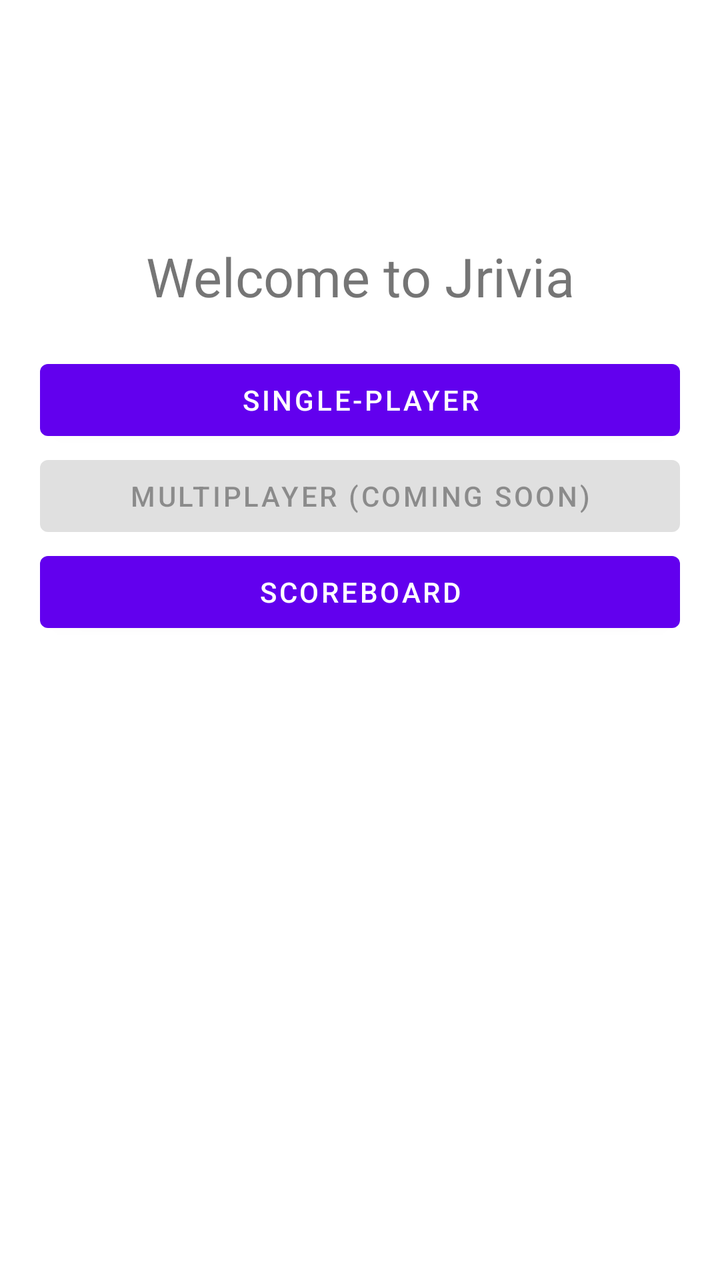
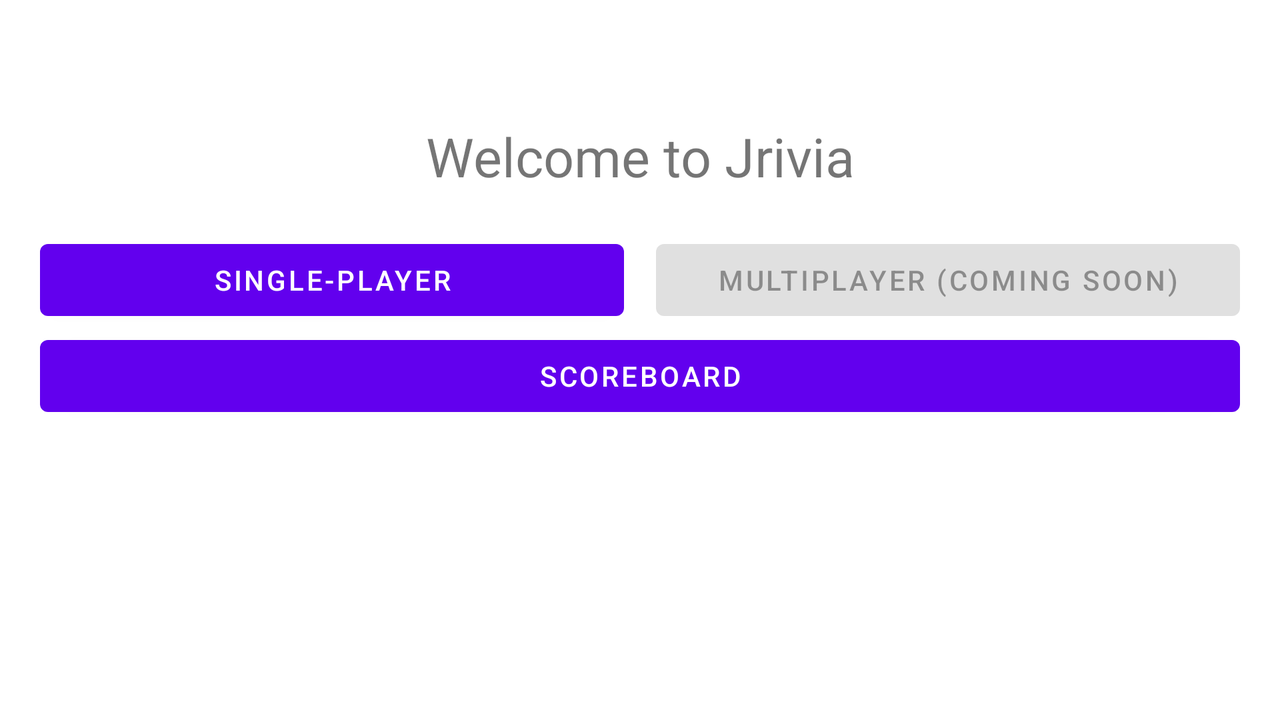

First picture: res/layout/ on a phone held upright. Second picture: the repository's own variant of that layout, on a device whose configuration matches the variant's folder. Source for both follows.
<!-- AndroidManifest.xml: application theme Theme.Jrivia -->
<!-- res/layout/fragment_home.xml -->
<?xml version="1.0" encoding="utf-8"?>
<androidx.constraintlayout.widget.ConstraintLayout xmlns:android="http://schemas.android.com/apk/res/android"
    xmlns:tools="http://schemas.android.com/tools"
    android:layout_width="match_parent"
    android:layout_height="match_parent"
    xmlns:app="http://schemas.android.com/apk/res-auto"
    tools:context=".fragments.HomeFragment">

    <TextView
        android:id="@+id/txt_welcome"
        android:layout_width="wrap_content"
        android:layout_height="wrap_content"
        android:layout_marginTop="120dp"
        android:text="@string/welcome"
        android:textSize="27sp"
        app:layout_constraintEnd_toEndOf="parent"
        app:layout_constraintStart_toStartOf="parent"
        app:layout_constraintTop_toTopOf="parent" />

    <LinearLayout
        android:layout_width="0dp"
        android:layout_height="0dp"
        android:orientation="vertical"
        android:padding="20dp"
        app:layout_constraintBottom_toBottomOf="parent"
        app:layout_constraintEnd_toEndOf="parent"
        app:layout_constraintStart_toStartOf="parent"
        app:layout_constraintTop_toBottomOf="@id/txt_welcome">

        <Button
            android:id="@+id/btn_singlePlayer"
            android:layout_width="match_parent"
            android:layout_height="wrap_content"
            android:text="@string/single_player" />

        <Button
            android:id="@+id/btn_multiplayer"
            android:layout_width="match_parent"
            android:layout_height="wrap_content"
            android:enabled="false"
            android:text="@string/multiplayer" />

        <Button
            android:id="@+id/btn_leaderboard"
            android:layout_width="match_parent"
            android:layout_height="wrap_content"
            android:text="@string/scoreboard" />

    </LinearLayout>

</androidx.constraintlayout.widget.ConstraintLayout>
<!-- resources referenced by this layout -->
<resources>
  <string name="multiplayer">Multiplayer (coming soon)</string>
  <string name="scoreboard">Scoreboard</string>
  <string name="single_player">Single-Player</string>
  <string name="welcome">Welcome to Jrivia</string>
  <style name="Theme.Jrivia" parent="Theme.MaterialComponents.DayNight.DarkActionBar">
          
          <item name="colorPrimary">@color/purple_500</item>
          <item name="colorPrimaryVariant">@color/purple_700</item>
          <item name="colorOnPrimary">@color/white</item>
          
          <item name="colorSecondary">@color/teal_200</item>
          <item name="colorSecondaryVariant">@color/teal_700</item>
          <item name="colorOnSecondary">@color/black</item>
          
          <item name="android:statusBarColor" tools:targetApi="l">?attr/colorPrimaryVariant</item>
          
      </style>
  <color name="purple_500">#FF6200EE</color>
  <color name="purple_700">#FF3700B3</color>
  <color name="white">#FFFFFFFF</color>
  <color name="teal_200">#FF03DAC5</color>
  <color name="teal_700">#FF018786</color>
  <color name="black">#FF000000</color>
</resources>
<!-- res/layout-land/fragment_home.xml (the repository's variant of the layout above) -->
<!-- drawn on the phone turned sideways -->
<?xml version="1.0" encoding="utf-8"?>
<androidx.constraintlayout.widget.ConstraintLayout xmlns:android="http://schemas.android.com/apk/res/android"
    xmlns:tools="http://schemas.android.com/tools"
    android:layout_width="match_parent"
    android:layout_height="match_parent"
    xmlns:app="http://schemas.android.com/apk/res-auto"
    tools:context=".fragments.HomeFragment">

    <TextView
        android:id="@+id/welcomeTextView"
        android:layout_width="wrap_content"
        android:layout_height="wrap_content"
        android:layout_marginTop="60dp"
        android:text="@string/welcome"
        android:textSize="27sp"
        app:layout_constraintEnd_toEndOf="parent"
        app:layout_constraintStart_toStartOf="parent"
        app:layout_constraintTop_toTopOf="parent" />

    <LinearLayout
        android:layout_width="match_parent"
        android:layout_height="wrap_content"
        android:orientation="vertical"
        android:padding="20dp"
        app:layout_constraintTop_toBottomOf="@id/welcomeTextView">

        <LinearLayout
            android:layout_width="match_parent"
            android:layout_height="wrap_content"
            android:orientation="horizontal">
            <Button
                android:id="@+id/singlePlayerButton"
                android:layout_width="0dp"
                android:layout_height="wrap_content"
                android:layout_weight="1"
                android:layout_marginEnd="8dp"
                android:text="@string/single_player"
                tools:ignore="ButtonStyle" />

            <Button
                android:id="@+id/multiplayerButton"
                android:layout_width="0dp"
                android:layout_weight="1"
                android:layout_height="wrap_content"
                android:enabled="false"
                android:layout_marginStart="8dp"
                android:text="@string/multiplayer"
                tools:ignore="ButtonStyle" />
        </LinearLayout>

        <Button
            android:id="@+id/homeScoreboardButton"
            android:layout_width="match_parent"
            android:layout_height="wrap_content"
            android:text="@string/scoreboard" />

    </LinearLayout>

</androidx.constraintlayout.widget.ConstraintLayout>
